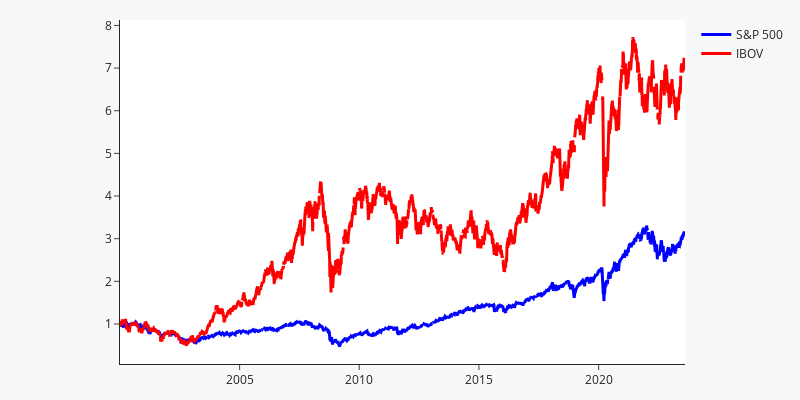

The cell this chart's notebook holds for it:
### Code cell
fig = go.Figure()

fig.add_trace(go.Scatter(x=df.index, y=df['^GSPC'],
                         name='S&P 500', line=dict(color='blue', width=3)))

fig.add_trace(go.Scatter(x=df.index, y=df['^BVSP'],
                         name='IBOV', line=dict(color='red', width=3)))

fig.update_layout(xaxis_rangeslider_visible=False, margin=dict(l=120, r=20, t=20, b=20), template = 'simple_white',
                  paper_bgcolor="#f7f8fa", width=800,height=400)

### Figure 1 — Plotly figure (JSON) as saved in the notebook; plotly's stock layout.template omitted (floating-point values rounded to 4 significant figures; data arrays with more than 128 entries replaced by an {"elided": "..."} marker saying what was removed)
{"data": [{"line": {"color": "blue", "width": 3}, "name": "S&P 500", "type": "scatter", "x": {"elided": "6090 str values"}, "y": {"elided": "6090 float values"}}, {"line": {"color": "red", "width": 3}, "name": "IBOV", "type": "scatter", "x": {"elided": "6090 str values"}, "y": {"elided": "6090 float values"}}], "layout": {"height": 400, "margin": {"b": 20, "l": 120, "r": 20, "t": 20}, "paper_bgcolor": "#f7f8fa", "width": 800, "xaxis": {"rangeslider": {"visible": false}}}}
